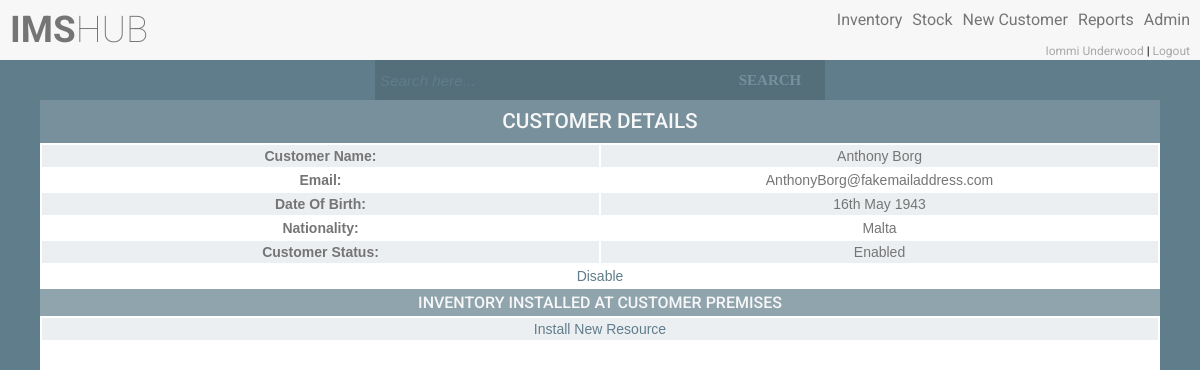
Before: /viewCustomerDetails.php?id=90 (signed in) with the older database file.
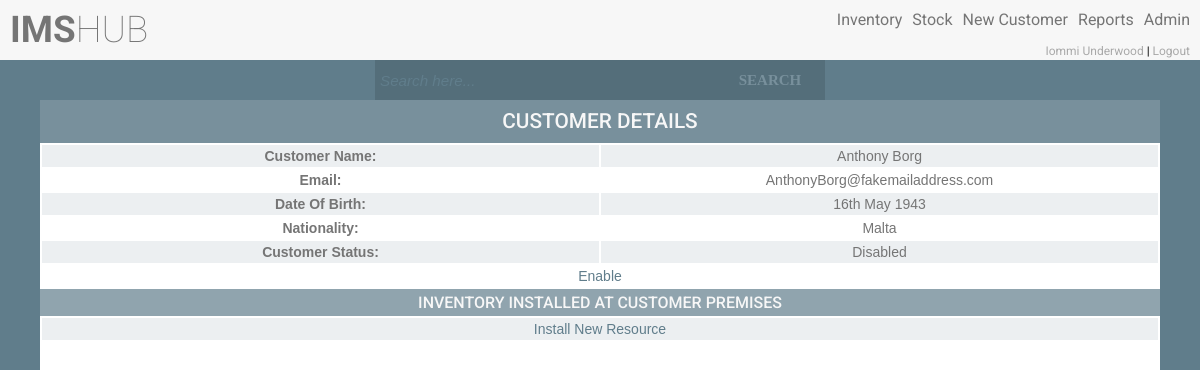
After: the same page with the newer database file.
### tables this page shows
CREATE TABLE `users` (
  `uid` int(11) NOT NULL AUTO_INCREMENT,
  `name` varchar(50) NOT NULL,
  `surname` varchar(50) NOT NULL,
  `email` varchar(50) NOT NULL,
  `username` varchar(30) NOT NULL,
  `password` varchar(100) NOT NULL,
  `salt` varchar(32) NOT NULL,
  `user_type_id` int(11) NOT NULL,
  `user_status_id` int(11) NOT NULL,
  `resource_location_id` int(11) DEFAULT NULL,
  PRIMARY KEY (`uid`),
  UNIQUE KEY `uq_email` (`email`),
  UNIQUE KEY `uq_username` (`username`),
  KEY `fk_user_type_id` (`user_type_id`),
  KEY `fk_user_status_id` (`user_status_id`),
  CONSTRAINT `fk_user_status_id` FOREIGN KEY (`user_status_id`) REFERENCES `user_statuses` (`user_status_id`),
  CONSTRAINT `fk_user_type_id` FOREIGN KEY (`user_type_id`) REFERENCES `user_types` (`user_type_id`)
);

CREATE TABLE `customer_accounts` (
  `customer_account_id` int(11) NOT NULL AUTO_INCREMENT,
  `customer_name` varchar(50) NOT NULL,
  `customer_surname` varchar(50) NOT NULL,
  `customer_email` varchar(100) NOT NULL,
  `customer_dob` date NOT NULL,
  `nationality_id` int(11) NOT NULL,
  `customer_account_status_id` int(11) NOT NULL,
  PRIMARY KEY (`customer_account_id`),
  UNIQUE KEY `uq_customer_email` (`customer_email`),
  KEY `fk_nationality_id` (`nationality_id`),
  KEY `fk_customer_account_status_id` (`customer_account_status_id`),
  KEY `ix_name` (`customer_name`),
  KEY `ix_surname` (`customer_surname`),
  CONSTRAINT `fk_customer_account_status_id` FOREIGN KEY (`customer_account_status_id`) REFERENCES `customer_account_statuses` (`customer_account_status_id`),
  CONSTRAINT `fk_nationality_id` FOREIGN KEY (`nationality_id`) REFERENCES `nationalities` (`nationality_id`)
);

CREATE TABLE `nationalities` (
  `nationality_id` int(11) NOT NULL AUTO_INCREMENT,
  `nationality` varchar(50) NOT NULL,
  PRIMARY KEY (`nationality_id`),
  UNIQUE KEY `uq_nationality` (`nationality`)
);

CREATE TABLE `customer_account_statuses` (
  `customer_account_status_id` int(11) NOT NULL AUTO_INCREMENT,
  `customer_account_status` varchar(50) NOT NULL,
  PRIMARY KEY (`customer_account_status_id`),
  UNIQUE KEY `uq_customer_account_status` (`customer_account_status`)
);

### classes/config.php (called while the page is built)
<?php
class config
{
    public static function get($path = null)
    {
        if ($path) {
            $config = $GLOBALS['config'];
            $path = explode('/', $path);
            foreach ($path as $bit) {
                if (isset($config[$bit])) {
                    $config = $config[$bit];
                }
            }
            return $config;
        }
        return false;
    }
}

### classes/db.php (called while the page is built, shortened)
<?php
class db
{
    private static $_instance = null;
    private $_pdo,
            $_query,
            $_error = false,
            $_results,
            $_count = 0;
    private function __construct()
    {
        try {
            $this->_pdo = new PDO('mysql:host=' . config::get('mysql/host') . ';dbname=' . config::get('mysql/db'), config::get('mysql/username'), config::get('mysql/password'));
        } catch (PDOException $e) {
            die($e->getMessage());
        }
    }
    public static function getInstance()
    {
        if (!isset(self::$_instance)) {
            self::$_instance = new db();
        }
        return self::$_instance;
    }
    public function query($sql, $params = array())
    {
        $this->_error = false;
        if ($this->_query = $this->_pdo->prepare($sql)) {
            $x = 1;
            if (count($params)) {
                foreach ($params as $param) {
                    $this->_query->bindValue($x, $param);
                    $x++;
                }
            }
            if ($this->_query->execute()) {
                $this->_results = $this->_query->fetchAll(PDO::FETCH_OBJ);
                $this->_count = $this->_query->rowCount();
            } else {
                $this->_error = true;
            }
        }
        return $this;
    }
    public function action($action, $table, $where = array()){
        if (count($where) === 3) {
            $operators = array('=', '>', '<', '>=', '<=');
            $field      = $where[0];
            $operator   = $where[1];
            $value      = $where[2];
            if (in_array($operator, $operators)) {
                $sql = "{$action} from {$table} where {$field} {$operator} ?";
                if (!$this->query($sql, array($value))->error()) {
                    return $this;
                }
            }
        }
        return false;
    }
    public function get($table, $where){
        return $this->action('select *', $table, $where);
    }
    public function results()
    {
        return $this->_results;
    }
    public function first(){
        return $this->results()[0];
    }
    public function error()
    {
        return $this->_error;
    }
    public function count()
    {
        return $this->_count;
    }
}

### Classes/user.php (called while the page is built, shortened)
<?php
class user
{
    private $_db,
            $_data,
            $_sessionName,
            $_cookieName,
            $_isLoggedIn,
            $_profile,
            $_usersList;
    public function __construct($user = null){
        $this->_db = db::getInstance();
        $this->_sessionName = config::get('session/session_name');
        if (!$user){
            if (session::exists($this->_sessionName)){
                $user = session::get($this->_sessionName);
                if ($this->find($user)){
                    $this->_isLoggedIn = true;
                } else {
                }
            }
        } else {
            $this->find($user);
        }
    }
    public function find($user = null){
        if ($user) {
            $field = (is_numeric($user)) ? 'uid' : 'username';
            $data = $this->_db->get('users', array($field, '=', $user));
            if ($data->count()){
                $this->_data = $data->first();
                return true;
            }
        }
        return false;
    }
    public function hasPermission($key){
        $type = $this->_db->get('user_types', array('user_type_id', '=', $this->data()->user_type_id));
        if ($type->count()){
            $permissions = json_decode($type->first()->user_permissions, true);
            if (isset($permissions[$key]) == true){
                return true;
            }
        }
        return false;
    }
    public function data(){
        return $this->_data;
    }
    public function isLoggedIn(){
        return $this->_isLoggedIn;
    }
}

### classes/session.php (called while the page is built, shortened)
<?php
class session
{
    public static function exists($name){
        return (isset($_SESSION[$name])) ? true : false;
    }
    public static function get($name){
        return $_SESSION[$name];
    }
}

### functions/sanitize.php (called while the page is built)
<?php
function escape($string){
    return htmlentities($string, ENT_QUOTES, 'UTF-8');
}

### classes/customer.php (the view, shortened to what the rows shown need)
<?php
class customer
{
    private $_db,
        $_data;
    public function __construct($user = null){
        $this->_db = db::getInstance();
    }
            ?>
            <?php
    public function getCustomerDetails($customerId){
        $sql = "SELECT
                    CONCAT(ca.customer_name,
                            ' ',
                            ca.customer_surname) AS fullName,
                    ca.customer_email,
                    date_format(ca.customer_dob,'%D %b %Y') as customer_dob,
                    n.nationality,
                    ca.customer_account_status_id,
                    cas.customer_account_status
                FROM
                    ims.customer_accounts ca
                        INNER JOIN
                    ims.nationalities n ON ca.nationality_id = n.nationality_id
                        INNER JOIN
                    ims.customer_account_statuses cas ON ca.customer_account_status_id = cas.customer_account_status_id
                WHERE
                    ca.customer_account_id = {$customerId}";
        $get = $this->_db->query($sql);
        if (!$get->count()) {
            echo 'could not get data';
        } else {
            foreach ($get->results() as $c) {
                $fullName = escape($c->fullName);
                $email = escape($c->customer_email);
                $dob = escape($c->customer_dob);
                $nationality = escape($c->nationality);
                $customerStatusId = escape($c->customer_account_status_id);
                $customerStatus = escape($c->customer_account_status);
            }
            ?>
            <div class="separator">
                <h1>Customer Details</h1>
            </div>
            <table class="ctable">
                <tr>
                    <td><b>Customer Name: </b></td>
                    <td><?php echo $fullName; ?></td>
                </tr>
                <tr>
                    <td><b>Email: </b></td>
                    <td><?php echo $email; ?></td>
                </tr>
                <tr>
                    <td><b>Date Of Birth: </b></td>
                    <td><?php echo $dob; ?></td>
                </tr>
                <tr>
                    <td><b>Nationality: </b></td>
                    <td><?php echo $nationality; ?></td>
                </tr>
                <tr>
                    <td><b>Customer Status: </b></td>
                    <td><?php echo $customerStatus; ?></td>
                </tr>
                <?php
                $user = new user();
                if ($customerStatusId == 2){
                    if ($user->hasPermission('changeCustomerStatus') || $user->hasPermission('allAccess')){
                    ?>
                <tr>
                    <td colspan="2"><a href="changeCustomerStatus.php?id=<?php echo $customerId; ?>&statusId=1">Enable</a></td>
                </tr>
                <?php
                    }
                }
                if ($customerStatusId == 1){
                    if ($user->hasPermission('changeCustomerStatus') || $user->hasPermission('allAccess')) {
                        ?>
                        <tr>
                            <td colspan="2"><a href="changeCustomerStatus.php?id=<?php echo $customerId; ?>&statusId=2">Disable</a></td>
                        </tr>
                        <?php
                    }
                }
                ?>
            </table>
            <?php
        }
    }
    public function getInventoryCPE($customerId) {
        ?>
        <div class="separator">
            <h2>Inventory installed at customer premises</h2>
        </div>
            <?php
    }
}

### header.php (shortened to what the rows shown need)
<?php
$user = new user();
if ($user->isLoggedIn()) {
    $name = escape($user->data()->name);
    $surname = escape($user->data()->surname);
    ?>
    <!DOCTYPE html>
    <html>
    <head>
        <link rel='stylesheet prefetch'
              href='http://ajax.googleapis.com/ajax/libs/jqueryui/1.11.2/themes/smoothness/jquery-ui.css'>
        <link rel="stylesheet" href="//code.jquery.com/ui/1.12.1/themes/base/jquery-ui.css">
        <link rel="stylesheet" href="css/style.css">
    </head>
    <body>
    <div class="width-height">
        <div class="fixheader">
            <div class="header">
                <div class="logo">
                    <?php
                    if ($user->hasPermission('access') || $user->hasPermission('allAccess')) {
                        echo '<h1 class="header-heading"><a href="main.php"><strong>IMS</strong>HUB</a></h1>';
                    }
                    ?>
                </div>
                <div class="menu">
                    <ul class="nav">
                        <?php
                        if ($user->hasPermission('access') || $user->hasPermission('allAccess')) {
                            echo '<br><div  class="user">
                                    <a href="profile.php">' . $name . ' ' . $surname . '</a>
                                    |
                                    <a href="logout.php">Logout</a>
                                  </div>';
                        }
                        ?>
                    </ul>
                </div>
            </div>
        </div>
    </body>
    </html>
    <?php
} else {
    $hash = new hash();
    redirect::to('index.php?' . hash::sha256('nologin' . $hash->getSalt()));
}
?>

Changed rows visible on the page:
changed customer_accounts "AnthonyBorg@fakemailaddress.com": customer_account_status.customer_account_status "Enabled" → "Disabled"; customer_account_status_id 1 → 2 (drawn)
Other visible differences:
text no longer shown: "Disable"
text now shown: "Enable"
